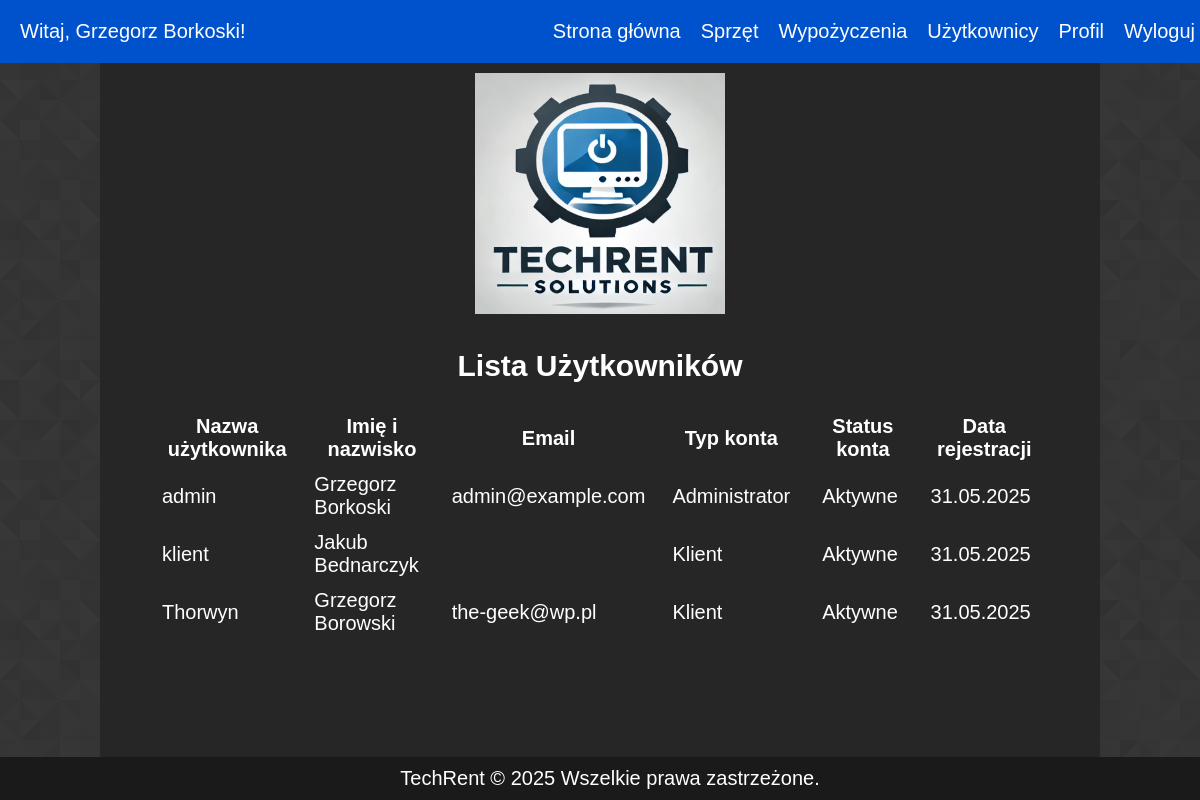
Page /uzytkownicy/ (signed in) on the committed database.
### wypozyczalnia/models.py (models this page shows, shortened)
class Uzytkownik(AbstractUser):
    KLIENT = 'klient'
    ADMINISTRATOR = 'administrator'
    TYPY_UZYTKOWNIKA = [
        (KLIENT, 'Klient'),
        (ADMINISTRATOR, 'Administrator'),
    ]
    imie_nazwisko = models.CharField(max_length=100)
    typ_uzytkownika = models.CharField(max_length=15, choices=TYPY_UZYTKOWNIKA, default=KLIENT)
    status_konta = models.BooleanField(default=True, verbose_name="Aktywne konto")

### wypozyczalnia/views.py (the view)
# urls.py: path('uzytkownicy/', views.lista_uzytkownikow, name='lista_uzytkownikow'),
@login_required
def lista_uzytkownikow(request):
    if request.user.typ_uzytkownika != Uzytkownik.ADMINISTRATOR:
        messages.error(request, 'Brak uprawnień!')
        return redirect('strona_glowna')
    uzytkownicy = Uzytkownik.objects.all()
    return render(request, 'wypozyczalnia/lista_uzytkownikow.html', {'uzytkownicy': uzytkownicy})

### templates/wypozyczalnia/lista_uzytkownikow.html
{% extends 'base.html' %}
{% block content %}
<h2>Lista Użytkowników</h2>
<div class="table-responsive">
    <table class="table table-striped">
        <thead>
            <tr>
                <th>Nazwa użytkownika</th>
                <th>Imię i nazwisko</th>
                <th>Email</th>
                <th>Typ konta</th>
                <th>Status konta</th>
                <th>Data rejestracji</th>
            </tr>
        </thead>
        <tbody>
            {% for uzytkownik in uzytkownicy %}
                <tr>
                    <td>{{ uzytkownik.username }}</td>
                    <td>{{ uzytkownik.imie_nazwisko }}</td>
                    <td>{{ uzytkownik.email }}</td>
                    <td>
                        <span class="badge bg-{% if uzytkownik.typ_uzytkownika == 'administrator' %}primary{% else %}secondary{% endif %}">
                            {{ uzytkownik.get_typ_uzytkownika_display }}
                        </span>
                    </td>
                    <td>
                        {% if uzytkownik.status_konta %}
                            <span class="badge bg-success">Aktywne</span>
                        {% else %}
                            <span class="badge bg-danger">Nieaktywne</span>
                        {% endif %}
                    </td>
                    <td>{{ uzytkownik.date_joined|date:"d.m.Y" }}</td>
                </tr>
            {% empty %}
                <tr>
                    <td colspan="6" class="text-center">Brak użytkowników.</td>
                </tr>
            {% endfor %}
        </tbody>
    </table>
</div>
{% endblock %}

### templates/base.html (shortened to what this page needs)
    <!DOCTYPE HTML>
    <html lang="pl">
    <head>
        {% load static %}
        <link rel="stylesheet" href="{% static 'style.css' %}" type="text/css" />
    </head>
    <body>
        <div class="pasek">
            {% if user.is_authenticated %}
                <span class="nav-left" onclick="toggleDim(this)">Witaj, {{ user.imie_nazwisko }}!</span>
                <span class="nav-right">
                    {% if user.typ_uzytkownika == 'administrator' %}
                        <a class="nav-link" href="{% url 'strona_glowna' %}">Strona główna</a>
                        <a class="nav-link" href="{% url 'lista_sprzetu' %}">Sprzęt</a>
                        <a class="nav-link" href="{% url 'lista_wypozyczen' %}">Wypożyczenia</a>
                        <a class="nav-link" href="{% url 'lista_uzytkownikow' %}">Użytkownicy</a>
                    {% else %}
                        <a class="nav-link" href="{% url 'strona_glowna' %}">Strona główna</a>
                        <a class="nav-link" href="{% url 'lista_sprzetu' %}">Sprzęt</a>
                    {% endif %}
                    <a class="nav-link" href="{% url 'profil' %}">Profil</a>
                    <a class="nav-link" href="{% url 'logout' %}">Wyloguj</a>
                </span>
            {% else %}
                <div class="nav-right">
                    <a class="nav-link" href="{% url 'login' %}">Logowanie</a>
                    <a class="nav-link" href="{% url 'rejestracja' %}">Rejestracja</a>
                </div>
            {% endif %}
        </div>
            <div class="content">
            <div class="logo">
                <img src="{% static 'img/logo.png' %}" alt="Logo TechRent">
            </div>
    <div class="meat">
        {% block content %}
        {% endblock %}
    </div>
            </div>
            <footer>
                TechRent &copy 2025 Wszelkie prawa zastrzeżone.
            </footer>
    </body>
    </html>

### static/style.css (style rules this page uses)
html { height: 100%; margin: 0; padding: 0; overflow-x: hidden; }
body { background-image:url(img/prism.png); color: #fff; font-size: 20px; font-family: 'Gill Sans', 'Gill Sans MT', Calibri, 'Trebuchet MS', sans-serif; margin: 0; padding: 0; box-sizing: border-box; height: 100%; display: flex; flex-direction: column; height: 100%; overflow-x: hidden; }
body > .content { flex: 1; }
.pasek { width: 100%; background-color: #0052cc; color: #fff; display: flex; justify-content: space-between; align-items: center; margin: 0px; padding: 15px; }
.nav-right, .nav-left { display: flex; align-items: center; gap: 15px; padding: 5px; margin-right: 10px; }
.pasek a { color: #fff; }
.nav-link { text-decoration: none; color: #fff; padding-right: 5px; }
.content { background-color: #262626; width: 1000px; margin: 0 auto; flex: 1; padding: 40 px; box-sizing: border-box; display: flex; flex-direction: column; }
footer { font-size: 20px; width: 100%; height: auto; background-color: #1a1a1a; text-align: center; padding: 10px; }
h2 { text-align: center; }
.logo { display: flex; justify-content: center; align-items: center; padding: 10px; }
.logo img { max-width: 250px; height: auto; }
.meat { padding-left: 50px; padding-right: 50px; margin-bottom: 60px; }
.tabela_sprzet th, td,.lista_wypozyczen td, th { padding: 5px; padding-inline: 10px; }
.badge { padding: 5px; border-radius: 4px; }
.table-responsive { width: 100%; margin: 0 auto; }

### rows in the picture
Uzytkownik: imie_nazwisko "Grzegorz Borkoski", username "admin", email "admin@example.com", typ_uzytkownika "Administrator", status_konta "Aktywne", date_joined "31.05.2025"
Uzytkownik: username "klient", imie_nazwisko "Jakub Bednarczyk", typ_uzytkownika "Klient", status_konta "Aktywne", date_joined "31.05.2025"
Uzytkownik: username "Thorwyn", imie_nazwisko "Grzegorz Borowski", email "the-geek@wp.pl", typ_uzytkownika "Klient", status_konta "Aktywne", date_joined "31.05.2025"
